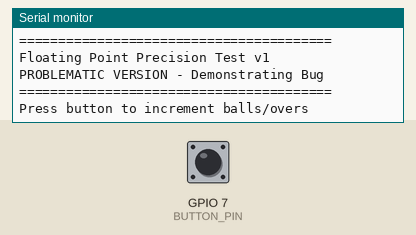
Simulated run of this sketch. Board: ESP32-S3. On the bench: the last lines printed to the serial monitor. The test bench sets the inputs (shaded band); at power-on: GPIO 7 (BUTTON_PIN) HIGH.

Above: at 1.2 s.
1.3 s: GPIO 7 (BUTTON_PIN) pulled LOW for 0.15 s
At 1.8 s:
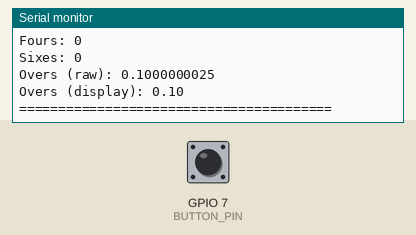
2.9 s: GPIO 7 (BUTTON_PIN) pulled LOW for 1 s
At 4.2 s:
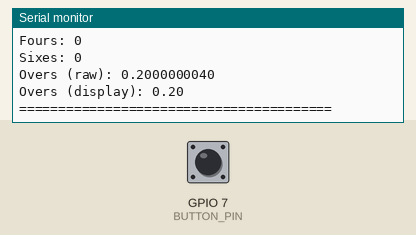
5.4 s: GPIO 7 (BUTTON_PIN) pulled LOW for 0.15 s
At 6.1 s:
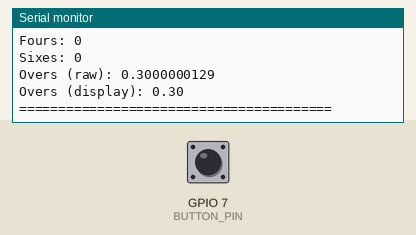
7.0 s: GPIO 7 (BUTTON_PIN) pulsed LOW 2 times (0.12 s each, 0.3 s apart)
At 8.7 s:
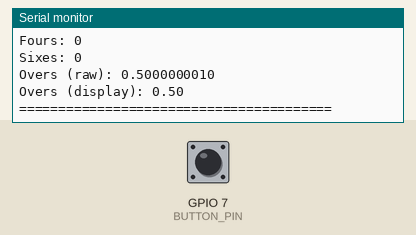
9.1 s: GPIO 7 (BUTTON_PIN) pulled LOW for 1 s
At 10.2 s:
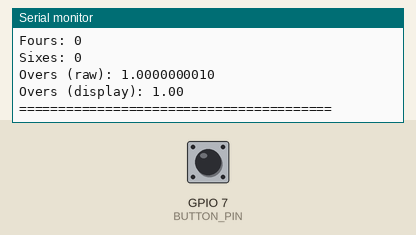

The sketch:

floating_point_precision_test_v1.ino
```cpp
/*
 * Floating Point Precision Test v1 - PROBLEMATIC VERSION
 * =======================================================
 *
 * This is an extracted snippet from a larger ESP32-based Cricket Scoreboard
 * system. This code demonstrates a critical floating-point precision issue
 * that caused the over counter to malfunction during development phase.
 *

 *
 * This snippet isolates the problematic over-counting logic for demonstration.
 *
 * Hardware: ESP32 DevKit
 * Button: Connected to GPIO 7 (Active LOW with internal pull-up)
 */

#define BUTTON_PIN 7
#define DEBOUNCE_DELAY 50

// Cricket match variables
float overs = 0.0;
int score = 0;
int wickets = 0;
int fours = 0;
int sixes = 0;

// Button debounce variables
int buttonState7 = HIGH;
int lastButtonState7 = HIGH;
unsigned long lastDebounceTime7 = 0;

void setup() {
  Serial.begin(115200);
  pinMode(BUTTON_PIN, INPUT_PULLUP);

  Serial.println("========================================");
  Serial.println("Floating Point Precision Test v1");
  Serial.println("PROBLEMATIC VERSION - Demonstrating Bug");
  Serial.println("========================================");
  Serial.println();
  Serial.println("Press button to increment balls/overs");
  Serial.println();
}

void loop() {
  // Read and debounce button
  int reading = digitalRead(BUTTON_PIN);

  if (reading != lastButtonState7) {
    lastDebounceTime7 = millis();
  }

  if ((millis() - lastDebounceTime7) > DEBOUNCE_DELAY) {
    if (reading != buttonState7) {
      buttonState7 = reading;

      // Button pressed (active LOW)
      if (buttonState7 == LOW) {
        incrementOvers_Problematic();
        printCurrentValues();
      }
    }
  }

  lastButtonState7 = reading;
}

/*
 * PROBLEMATIC APPROACH - FLOATING-POINT FLAWS
 *
 * Intended Logic:
 * - Balls 1-5: overs goes 0.1, 0.2, 0.3, 0.4, 0.5
 * - Ball 6: overs jumps from X.5 to (X+1).0
 *
 * CONDITION EXPLAINED:
 * `overs < (int(overs) + 0.5) && overs != (int(overs) + 0.5)`
 * - The `< target` checks if we're still counting balls (not yet at X.5)
 * - The `!= target` is a SAFETY CHECK to ensure we don't accidentally
 *   add 0.1 when we're already exactly at the reset point (X.5)
 * - This defensive programming makes sense logically!
 *
 * FLAW #1: FLOATING-POINT ACCUMULATION ERROR
 * Adding 0.1 repeatedly causes precision errors:
 * - 0.1 in binary is infinite: 0.0001100110011...
 * - After 5 additions: result is 0.4999995... instead of exactly 0.5
 *
 * FLAW #2: THE CRITICAL BUG - VALUE UNDERSHOOTS!
 * Real serial output showed:
 *   Overs: 3.4999995232   <-- Should be 3.5 but undershoots!
 *   Overs: 3.50           <-- Display rounds it, hiding the bug
 *
 * What happens with overs = 3.4999995232:
 *   target = int(3.4999995232) + 0.5 = 3 + 0.5 = 3.5
 *
 *   Condition 1: overs < target  →  3.4999995232 < 3.5  →  TRUE!
 *   Condition 2: overs != target →  3.4999995232 != 3.5 →  TRUE!
 *
 *   Result: FIRST BRANCH EXECUTES! overs += 0.1
 *
 * The value NEVER reaches exactly 3.5, so it keeps adding 0.1!
 * overs goes: 3.49999... → 3.59999... → 3.69999... (never resets!)
 *
 * The safety check (!=) can't help because overs is always slightly
 * LESS than the target due to accumulated precision loss.
 */
void incrementOvers_Problematic() {
  Serial.println("--- Button Pressed (PROBLEMATIC VERSION) ---");
  Serial.print("Before: overs = ");
  Serial.println(overs, 10);  // Print with 10 decimal places to see precision

  float target = int(overs) + 0.5;

  // THE FLAWED CONDITION
  if (overs < target && overs != target) {
    overs += 0.1;
    Serial.println("Action: Added 0.1 (ball increment)");
  } else if (overs == target) {
    overs += 0.5;
    Serial.println("Action: Added 0.5 (over complete, moving to next)");
  }

  Serial.print("After: overs = ");
  Serial.println(overs, 10);

  // Debug: Show what the comparison values actually are
  Serial.println();
  Serial.println("Debug Comparison Analysis:");
  Serial.print("  target = int(overs) + 0.5 = ");
  Serial.println(target, 10);
  Serial.print("  overs < target ? ");
  Serial.println((overs < target) ? "TRUE" : "FALSE");
  Serial.print("  overs == target ? ");
  Serial.println((overs == target) ? "TRUE" : "FALSE");
  Serial.print("  Difference (overs - target): ");
  Serial.println(overs - target, 15);
  Serial.println();
}

void printCurrentValues() {
  Serial.println("Current Values:");
  Serial.println("-----------------------------");
  Serial.print("Score: ");
  Serial.println(score);
  Serial.print("Wickets: ");
  Serial.println(wickets);
  Serial.print("Fours: ");
  Serial.println(fours);
  Serial.print("Sixes: ");
  Serial.println(sixes);
  Serial.print("Overs (raw): ");
  Serial.println(overs, 10);
  Serial.print("Overs (display): ");
  Serial.println(overs, 2);
  Serial.println("========================================");
  Serial.println();
}

/*
 * SIMULATION MODE (for testing without hardware)
 * Uncomment the following function and call it from setup()
 * to simulate multiple button presses and see the bug in action.
 *
 * Try simulateButtonPresses(12) to see the bug occur around ball 6.
 */

/*
void simulateButtonPresses(int count) {
  Serial.println("=== SIMULATION START ===");
  Serial.println();

  for (int i = 0; i < count; i++) {
    Serial.print(">>> Press #");
    Serial.println(i + 1);
    incrementOvers_Problematic();
    printCurrentValues();
    delay(100);
  }

  Serial.println("=== SIMULATION END ===");
}
*/
```

Measured:
- after the input at 1.3 s, the serial monitor: prints a new line after 0.05 s (image 1)
- after the input at 2.9 s, the serial monitor: prints a new line after 0.05 s (image 2)
- after the input at 5.4 s, the serial monitor: prints a new line after 0.05 s (image 3)
- after the input at 7.0 s, the serial monitor: prints a new line after 0.05 s (image 4)
- after the input at 9.1 s, the serial monitor: prints a new line after 0.05 s (image 5)
